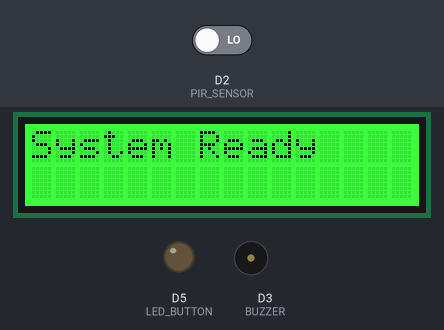
Simulated run of this sketch. Board: Arduino Uno R4 WiFi. On the bench: 16×2 character LCD, output pins drawn as LEDs (lit = HIGH), buzzer (waves = sounding, pin HIGH). The test bench sets the inputs (shaded band); at power-on: D2 (PIR_SENSOR) LOW. WiFi joins after 1.5 s; servers stay silent unless stated; no MQTT or app messages arrive unless stated; not simulated (calls return 0 or success): arduino_secrets.h; what the sketch prints to the serial monitor is not drawn.

Above: at 2.7 s.
2.8 s: D2 (PIR_SENSOR) driven HIGH
At 4.5 s:
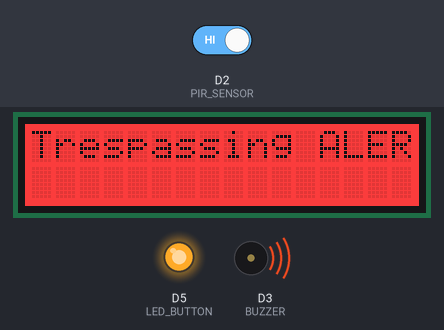
At 6.0 s:
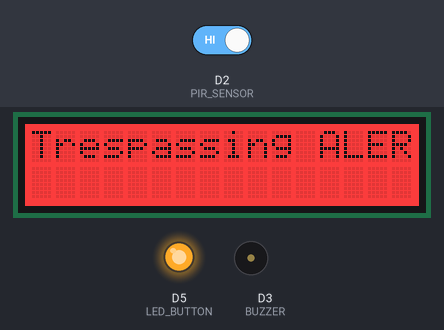
14.2 s: D2 (PIR_SENSOR) driven LOW
At 25.8 s:
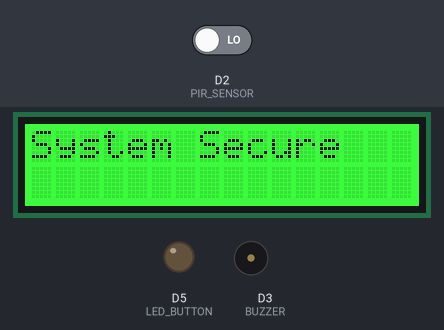
Timing chart, 0 to 26.2 s (numbered marks = the images above; inputs shaded):
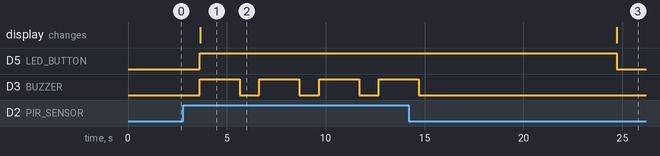

Measured:
- after the input at 2.8 s, D5 (LED_BUTTON): LOW → HIGH after 0.83 s; D3 (BUZZER): alternates HIGH for 2.0 s and LOW for 1.0 s, starting after 0.83 s; the display: changes after 0.85 s (image 1)
- after the input at 14.2 s, D5 (LED_BUTTON): HIGH → LOW after 10.5 s; D3 (BUZZER): goes on until 14.7 s, then stays LOW; the display: changes after 10.5 s (image 3)

The sketch:

Intrusion_Detection__jan23a.ino
```cpp
#include "arduino_secrets.h"
#include <WiFiS3.h>
#include <WiFiClient.h>
#include <Wire.h>
#include "rgb_lcd.h"
#include <PubSubClient.h>

const char* ssid = SECRET_SSID;        // Defined in arduino_secrets.h
const char* password = SECRET_PASS;    // Defined in arduino_secrets.h
const char* mqtt_server = "test.mosquitto.org";
const char* mqtt_topic = "security/intrusion_detection";

#define PIR_SENSOR 2  // PIR Motion Sensor on D2
#define BUZZER 3  // Buzzer on D3
#define LED_BUTTON 5  // LED Button on D5 (Acts as both LED and Button)
rgb_lcd lcd;

WiFiClient espClient;
PubSubClient client(espClient);
unsigned long lastMotionTime = 0;
const unsigned long safeModeDelay = 10000; // 10 seconds

void callback(char* topic, byte* payload, unsigned int length) {
    Serial.print("Message received: ");
    for (int i = 0; i < length; i++) {
        Serial.print((char)payload[i]);
    }
    Serial.println();
}

void reconnect() {
    while (!client.connected()) {
        Serial.print("Attempting MQTT connection...");
        if (client.connect("ArduinoClient")) {
            Serial.println("Connected to MQTT Broker!");
            client.subscribe(mqtt_topic);
        } else {
            Serial.print("Failed, rc=");
            Serial.print(client.state());
            Serial.println(" Trying again in 5 seconds...");
            delay(5000);
        }
    }
}

void setup() {
    Serial.begin(115200);  // Serial Monitor
    pinMode(PIR_SENSOR, INPUT);
    pinMode(BUZZER, OUTPUT);
    pinMode(LED_BUTTON, OUTPUT);
    digitalWrite(LED_BUTTON, LOW); // Ensure LED is off initially

    // Initialize LCD
    lcd.begin(16, 2);
    lcd.setRGB(0, 255, 0);
    lcd.print("System Ready");

    Serial.println(" Connecting to WiFi...");
    WiFi.begin(ssid, password);
    while (WiFi.status() != WL_CONNECTED) {
        delay(1000);
        Serial.println("Connecting...");
    }
    Serial.println(" Connected to WiFi!");

    client.setServer(mqtt_server, 1883);
    client.setCallback(callback);
}

void loop() {
    if (!client.connected()) {
        reconnect();
    }
    client.loop();

    int motionDetected = digitalRead(PIR_SENSOR);

    if (motionDetected == HIGH) {
        Serial.println(" Motion Detected!");
        client.publish(mqtt_topic, "ALERT: Trespassing Detected!");

        digitalWrite(BUZZER, HIGH);
        digitalWrite(LED_BUTTON, HIGH);
        lcd.clear();
        lcd.setRGB(255, 0, 0);
        lcd.setCursor(0, 0);
        lcd.print("Trespassing ALERT!");

        delay(2000);  // Buzzer beeps for 2 seconds
        digitalWrite(BUZZER, LOW);  // Turn off buzzer after 2 seconds

        lastMotionTime = millis(); // Update last motion time
    }

    // Reset LCD and LED to Safe Mode if no motion detected for 10 seconds
    if ((millis() - lastMotionTime) >= safeModeDelay) {
        lcd.clear();
        lcd.setRGB(0, 255, 0);
        lcd.setCursor(0, 0);
        lcd.print("System Secure");
        digitalWrite(LED_BUTTON, LOW); // Turn off LED after safe mode
    }

    delay(1000);
}
```

Untitled-0.ino
```cpp

```
